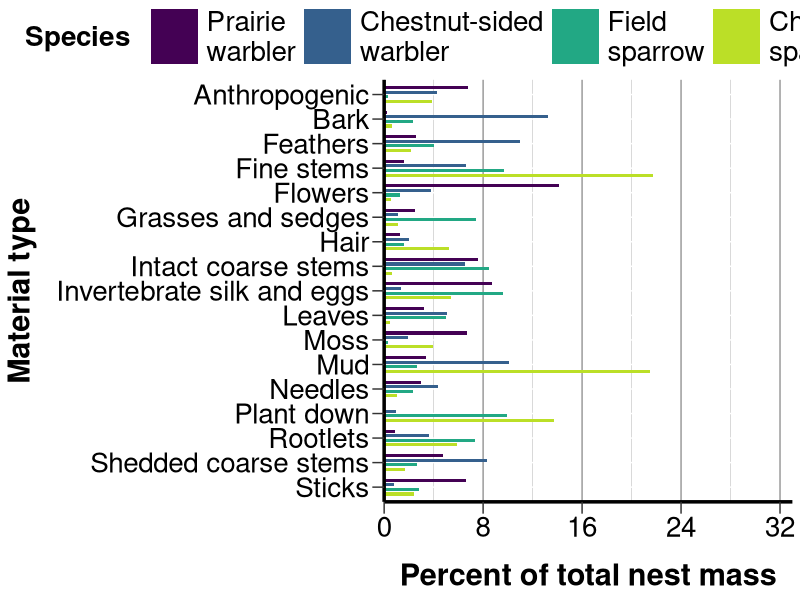
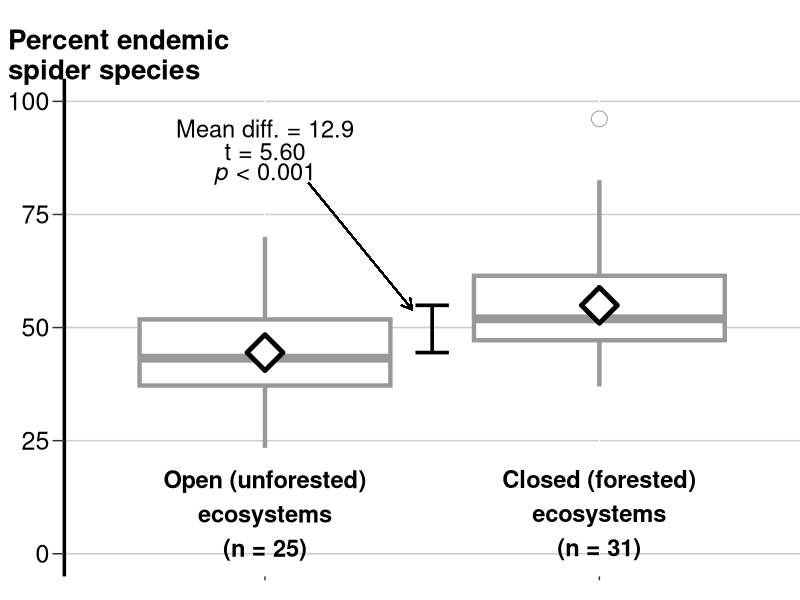
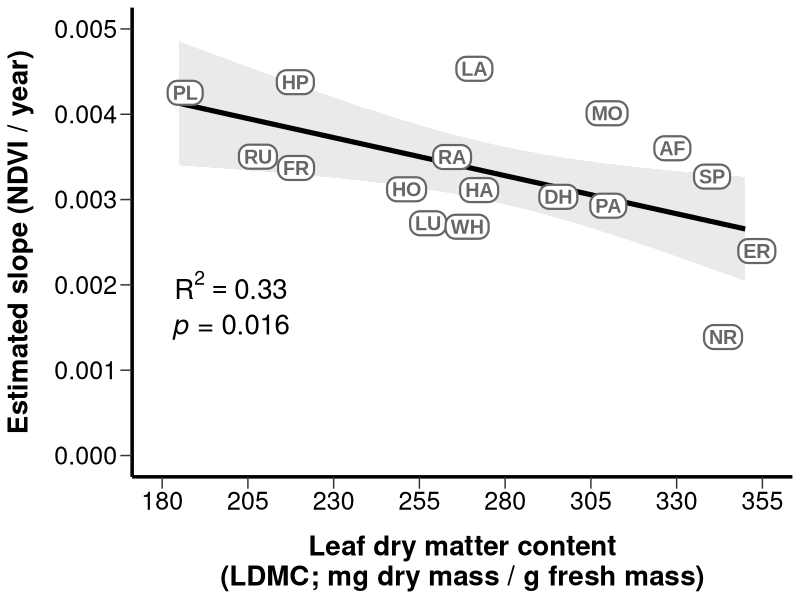
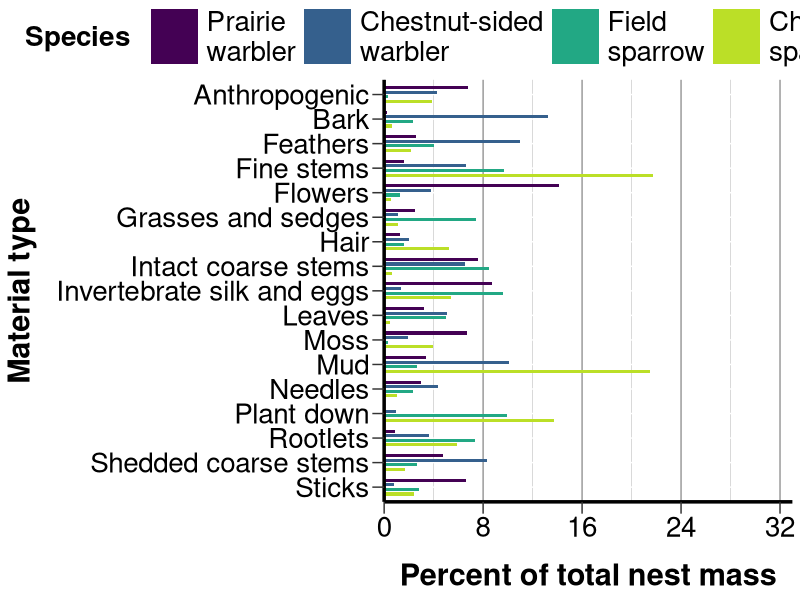
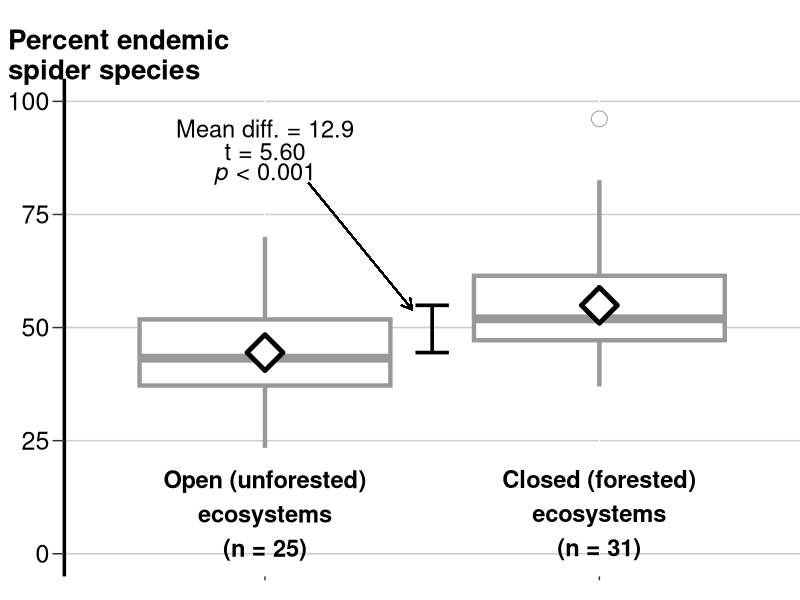
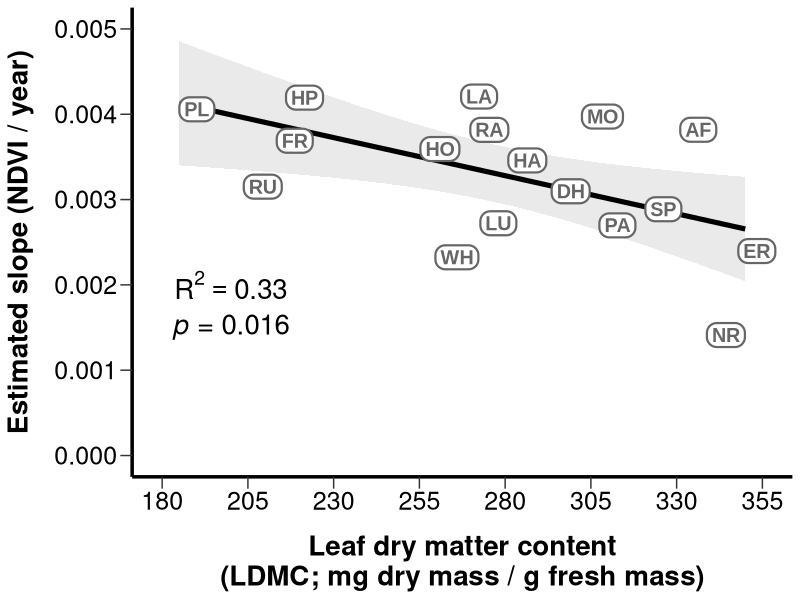

These figures' R source, in order:
library(tidyverse)
library(viridis)
library(svglite)

set.seed(123) #CONTROL RANDOMNESS


# GRAPH 1 (BAR GRAPH) -----------------------------------------------------------------


#CREATE FAKE DATA
graph1.df = data.frame(
  materials = rep( #OUR MATERIAL TYPES
    c(
      "Anthropogenic",
      "Bark",
      "Feathers",
      "Fine stems",
      "Flowers",
      "Grasses and sedges",
      "Hair",
      "Intact coarse stems",
      "Invertebrate silk and eggs",
      "Leaves",
      "Moss",
      "Mud",
      "Needles",
      "Plant down",
      "Rootlets",
      "Shedded coarse stems",
      "Sticks"
    ),
    each = 4
  ),
  species = rep(c("PRAW", "CSWA", "FISP", "CHSP"), times = 17), #OUR SPECIES
  prop.nest.mass = rbeta( #OUR RANDOM PROP. NEST MATERIAL DATA
    n = 4 * 17,
    shape1 = 1,
    shape2 = 20
  )
)

#OUR PLOT
ggplot(graph1.df, #PROVIDE OUR DATA SET GLOBALLY TO ALL ELEMENTS
       aes(y = materials, x = prop.nest.mass, fill = species)) + #MAP OUR X, Y, AND FILL COLOR AESTHETICALLY GLOBALLY TO APPLY TO ALL ELEMENTS. FLIP THE X AND Y AESTHETICS FOR EASE OF READABILITY.
  geom_bar(stat = "identity", #BARS REPRESENT MEAN NEST MASS PROPORTION
           position = position_dodge(width = 0.75), #THIS DODGES ONE SPECIES' BARS AWAY FROM THE NEXT SPECIES' BARS.
           width = 0.5) + #MAKE THE BARS THEMSELVES THINNER SO THERE IS WHITE SPACE BTW. NEIGHBORING BARS.
  scale_y_discrete("Material type", #USE LINE BREAKS (\n) TO BREAK ONTO MULTIPLE LINES 
                   limits = rev(levels(factor(graph1.df$materials)))) + #SORT THE AXIS ITEMS ALPHABETICALLY
  scale_x_continuous(
    "Percent of total nest mass", 
    expand = c(0, 0), #REMOVE THE GAP BETWEEN THE X AXIS LINE AND THE BOTTOMS OF THE BARS.
    limits = c(0, 0.33), #ELIMINATE AXIS TRUNCATION--WE HAVE TO GO OUT A LITTLE FURTHER THAN THE BREAKS TO PREVENT THE LABEL FROM BEING CUT OFF.
    breaks = c(0, 0.08, 0.16, 0.24, 0.32), #PROVIDE EVEN BREAKS THAT MAKE IT TO THE NEW LIMIT.
    labels = c(0, 8, 16, 24, 32)
  ) +
  scale_fill_discrete(
    "Species", #USE A LINE BREAK TO SEPARATE THE LEGEND TITLE FROM THE KEYS
    type = c(viridis(4, end = 0.9)), #SWITCH TO THE VIRIDIS COLORBLIND-FRIENDLY PALETTE, BUT AVOID THE YELLOW COLOR AT THE END THAT LACKS CONTRAST WITH A WHITE BACKGROUND.
    labels = c( #USE ACTUAL SPECIES COMMON NAMES, ELIMINATING THE NEED TO EYE-DART TO THE CAPTION.
      "Prairie\nwarbler",
      "Chestnut-sided\nwarbler",
      "Field\nsparrow",
      "Chipping\nsparrow"
    ),
    limits = rev(levels(factor(graph1.df$species))) #SORT THE LEGEND KEYS TO MATCH THE ORDER IN THE FIGURE.
  ) +
  theme(
    panel.background = element_rect(fill = "white"), #ELIMINATE GRAY BACKGROUND
    axis.line = element_line(color = "black", linewidth = 1.2), #INTENSIFY THE AXES LINES
    axis.title = element_text(size = 22, face = "bold", color = "black"), #MAKE THE AXES TITLES EASIER TO READ
    axis.text = element_text(size = 20, color = "black"), #ENLARGE AXIS LABELS.
    legend.text = element_text(size = 20, color = "black"), #SAME
    axis.ticks.length = unit(0.3, "cm"), #ENLARGE THE TICKS A LITTLE SO IT'S EASIER TO SEE THEM AND TO LINK MATERIAL TYPES BETTER WITH THEIR BARS.
    axis.title.y = element_text(margin = margin(0, 0.5, 0, 0, unit = "cm")), #SPACE THE Y AXIS TITLE AWAY FROM ITS LABELS.
    axis.title.x = element_text(margin = margin(0.5, 0, 0, 0, unit = "cm")),
    legend.title = element_text(margin = margin(0, 0.5, 0, 0, unit = "cm"), size = 20, face = "bold", color = "black"), 
    legend.key.height = unit(0.25, "cm"), #EXPAND THE LEGEND KEYS TO ACCOMMODATE MULTI-LINE LABELS.
    legend.key.width = unit(1.25, "cm"),
    panel.grid.major.x = element_line(color = "gray60"), #ADD VERTICAL GRID LINES AT KEY POINTS BUT ZEBRA-STRIPE THEM AND USE GRAYS TO DE-EMPHASIZE THEM.
    panel.grid.minor.x = element_line(color = "gray80"),
    legend.key.spacing.y = unit(0.3, "cm"), #SPACE THE LEGEND KEYS APART FROM EACH OTHER
    legend.justification = "center", #CENTER ALIGN THE LEGEND
    legend.box = "horizontal", #PLACE IT HORIZONTAL AT THE TOP
    legend.position = "top",
    legend.margin = margin(0, 7, 0, 0, unit = "cm") #BUMP THE LEGEND TO THE LEFT BY INCREASING THE RIGHT MARGIN.
  )

ggsave(filename = "barplot.svg", height = 8.4, width = 9.8, dpi = "print") #SAVE IT PROGRAMMATICALLY AS A VECTOR-GRAPHICS FILE TYPE, THEN INSPECT AND ITERATE FOR PROPER SIZING.

# GRAPH 2 (BOXPLOT) -----------------------------------------------------------------


#CREATE FAKE DATA
graph2.df = data.frame(
  ecosystem = rep(c("Open", "Closed"), each = 60),
  perc.endemic.richness = c(rnorm(60, 46, 11), rnorm(60, 54, 13))
)

#OUR PLOT
ggplot(data = graph2.df, #MAP DATA SET GLOBALLY
       aes(x = ecosystem, y = perc.endemic.richness)) + #MAP X AND Y GLOBALLY
  geom_boxplot( #ADD OUR BOXPLOTS
    outlier.size = 5, #INCREASE OUTLIER SIZE
    linewidth = 1.5, #FATTEN ALL LINES
    outlier.shape = 21, #CHANGE OUTLIER POINTS TO ONES WITH SEPARATE STROKES AND FILLS
    outlier.color = "gray60", #SET BLACK STROKES
    outlier.fill = "transparent", #SET TRANSPARENT FILLS SO OVERLAPPING OUTLIERS ARE MORE NOTICEABLE.
    color = "gray60"
  ) +
  scale_x_discrete("", #SUPPRESS AXIS TITLE
                   limits = rev(levels(factor(graph2.df$ecosystem)))) + #RESORT GROUPS
  scale_y_continuous("Percent endemic\nspider species", #INFORMATIVE TITLE, PARSED ONTO TWO LINES.
                     limits = c(0, 100)) + #SET LIMITS TO MINIMIZE DISTORTION
  annotate("text", #ADD X AXIS LABELS INSIDE THE PLOTTING AREA AS ANNOTATIONS
    label = "Open (unforested)\necosystems\n(n = 25)",
    x = 1, #SPECIFY THEIR LOCATIONS MANUALLY
    y = 8.9,
    size = 6, #ENLARGE AND BOLDEN
    fontface = "bold"
  ) +
  annotate("text", #SAME AS ABOVE
    label = "Closed (forested)\necosystems\n(n = 31)",
    x = 2,
    y = 9,
    size = 6,
    fontface = "bold"
  ) +
  stat_summary(fun = mean, #MANUALLY ADD MEAN VALUES AS POINTS
    geom = "point",
    shape = 23, #USE DIAMONDS TO DISTINGUISH FROM OUTLIERS
    size = 8,
    color = "black", #MAXIMIZE CONTRAST WITH BACKGROUND
    fill = "white",
    stroke = 2.5
  ) +
  annotate("errorbar", #ADD AN "ERROR BAR" STYLE LINE SEGMENT TO HIGHLIGHT MEAN DIFFERENCE
    x = 1.5,
    ymin = mean(graph2.df$perc.endemic.richness[graph2.df$ecosystem == "Open"]),
    ymax = mean(graph2.df$perc.endemic.richness[graph2.df$ecosystem == "Closed"]),
    color = "black", #DE-EMPHASIZE TO REDUCE COGNITIVE LOAD
    linewidth = 1.25,
    width = 0.1 #REDUCE WIDTH OF CROSS-BEAMS
  ) +
  #ADD STATISTICS FOR THE MEAN DIFFERENCE COMPARISON. NEEDS TO BE THREE SEPARATE ANNOTATIONS TO HANDLE LINE BREAKS AND ITALICS OF THE p NICELY. 
  annotate("text", label = "Mean diff. = 12.9", x = 1, y = 94, size = 6, color = "black") +
  annotate("text", label = "t = 5.60", x = 1, y = 89, size = 6, color = "black") +
  annotate("text", label = expression(italic("p") * " < 0.001"), x = 1, y = 84, size = 6, color = "black") +
    geom_segment( #ADD AN ARROW CONNECTING THE ERROR-BAR SEGMENT AND THE STATISTICS
    x = 1.13,
    xend = 1.44,
    y = 82,
    yend = 54,
    arrow = arrow(length = unit(0.3, "cm")),
    color = "black"
  ) +
  theme(
    panel.background = element_rect(fill = "white"), #ELIMINATE GRAY BACKGROUND
    axis.line.y = element_line(color = "black", linewidth = 1.2), #INTENSIFY THE AXIS LINE
    axis.line.x = element_blank(), #ELIMINATE X AXIS LINE AND LABELS
    axis.text.x = element_blank(),
    axis.title.y = element_text(size = 20, 
                                face = "bold", 
                                color = "black"), #MAKE THE Y AXIS TITLE EASIER TO READ BY MAKING IT BIGGER AND BOLD. 
    axis.text.y = element_text(size = 18, color = "black"), #MAKE THE LABELS LARGER.
    axis.ticks.length.y = unit(0.3, "cm"), #ADD Y AXIS TICKS
    panel.grid.major.y = element_line(color = "gray80") #ADD SOME GRID LINES BUT  USE GRAYS TO DE-EMPHASIZE THEM.
  ) +
  theme( #A LITTLE RADICAL--THIS CODE MOVES THE Y AXIS TITLE ABOVE THE Y AXIS LINE AND ARRANGES IT HORIZONTALLY, EXPANDING THE TOP AND LEFT PLOT MARGINS TO MAKE SUFFICIENT ROOM.
  axis.title.y = element_text(angle = 0, #TURN HORIZONTAL.
                              vjust = 1.11, #MOVE WAY UP, ABOVE THE CURRENT AXIS.
                              hjust = 0, #MAKE LEFT-JUSTIFIED.
                              margin = margin(r = -160, unit = "pt")), #FORCE THE AXIS LABEL QUITE A WAYS TO THE RIGHT
  plot.margin = margin(2, 0, 0, 0.2, "cm") #EXPAND THE TOP AND LEFT PLOT MARGINS
  ) 
ggsave(filename = "boxplot.svg", height = 7.0, width = 7.0, dpi = "print") #SAVE IT PROGRAMMATICALLY TO INSPECT FOR PROPER SIZING.


# GRAPH 3 (SCATTERPLOT WITH TREND LINE) -----------------------------------------------------------------

library(ggrepel) #OPTIONAL--TO REPEL THE POINT LABELS APART TO PREVENT OVERPLOTTING.

set.seed(123) #CONTROL RANDOMNESS

#CREATE FAKE DATA
graph3.df = data.frame(
  community = c("Ru", "Pl", "HP", "Fr", "La", "HA", "Hl", "RAF", "Lu", "WH", "DH", "PAF", "Mc", "AFM", "Sp", "Ea", "NR"), #THE COMMUNITY CODES USED IN THE PAPER
  community_labels = c("RU", "PL", "HP", "FR", "LA", "HA", "HO", "RA", "LU", "WH", "DH", "PA", "MO", "AF", "SP", "ER", "NR"), #NEW, SHORTER, ALL CAPS CODES
  LDMC = sort(sample(181:363, 17, replace = T)) + sample(-15:15, 17, replace = T), #SIMILAR DATA WITH SOME RANDOM VARIATION
  Slope = sort(rnorm(17, 0.0035, 0.0005), decreasing = TRUE) + rnorm(17, 0, 0.0006)
)

#OUR PLOT
ggplot(data = graph3.df, #SET DATA GLOBALLY
       aes(x = LDMC, y = Slope)) + #SET THE X AND Y AESTHETICS GLOBALLY
  geom_smooth(method = "lm", #ADD LINEAR MODEL TREND LINE FIRST (SO LABELS PLOT OVER TOP OF IT FOR READABILITY). 
              se = TRUE, #ADD UNCERTAINTY BAND
              color = "black", #MAKE LINE SOLID BLACK
              linewidth = 1.75, #AND THICKER
              fill = "gray80") + #FILL THE UNCERTAINTY BAND LIGHTLY TO DE-EMPHASIZE IT
  geom_label_repel( #THIS IS FROM GGREPEL, BUT geom_label IN GGPLOT2 COULD BE SUBSTITUTED.
    aes(label = community_labels), #MAKE THE LABELS THE REVISED COMMUNITY CODES
            max.time = 5, #SETTING A HIGHER VALUE WILL PRODUCE MORE CONSISTENT RESULTS
            size = 5, #MAKE THE LABELS LARGE
            fontface = "bold", #BOLDED
            family = "Arial", #AND SANS SERIF
            color = "gray40", #COLOR THEM MEDIUM GRAY TO DE-EMPHASIZE THEM BUT KEEP THEM READABLE.
            force_pull = 300, #DO NOT LET THEM REPEL FROM THEIR SPOTS TOO MUCH
            label.r = unit(0.25, "cm"), #ROUND THE LABEL STROKES TO MAKE THEM OVAL-LIKE
            label.size = unit(0.75, "cm"), #WIDEN THE STROKE
            segment.color = "transparent") + #HIDE THE SEGMENTS PRODUCED WHEN POINTS ARE JITTERED FURTHER AWAY (VISUAL NOISE)
  annotate("text", x = 200, y = 0.002, #ADD AN R2 VALUE AS AN ANNOTATION
           label = expression("R^2 == 0.33"), 
           parse = TRUE, #NEEDED TO GET THE SUPERSCRIPT TO REPRESENT CORRECTLY
           size = 7) + #MAKE VERY READABLE SIZE
  annotate("text", x = 200, y = 0.0015,  #SAME AS ABOVE WITH A P VALUE
           label = expression(italic("p") * " = 0.016"), 
           parse = TRUE,
           size = 7) +
  scale_x_continuous("Leaf dry matter content\n(LDMC; mg dry mass / g fresh mass)", #MORE INFORMATIVE TITLE, PARSED ONTO TWO LINES
                     limits = c(180, 355), #EXPAND LIMITS
                     breaks = seq(from = 180, to = 355, by = 25)) + #ENSURE EQUIDISTANT BREAKS THAT ANCHOR THE ENTIRE AXIS AND HAVE ROUND-ISH FEELING STEP LENGTHS
  scale_y_continuous("Estimated slope (NDVI / year)",  #MORE INFORMATIVE TITLE
                     limits = c(0,0.005), #EXPAND AXIS LIMITS
                     breaks = seq(from = 0, to = 0.005, length.out = 6)) + #INCLUDE 0 AND ANCHOR BOTH ENDS OF THE AXIS WITH LABELS
  theme(
    panel.background = element_rect(fill = "white"), #ELIMINATE GRAY BACKGROUND
    axis.line = element_line(color = "black", linewidth = 1.2), #INTENSIFY THE AXIS LINES
    axis.title = element_text(size = 20, 
                                face = "bold", 
                              color = "black"), #MAKE THE AXIS TITLES EASIER TO READ BY MAKING THEM BIGGER AND BOLD. 
    axis.text = element_text(size = 18, color = "black"), #MAKE AXIS LABELS LARGER.
    axis.ticks.length = unit(0.3, "cm"), #MAKE AXIS TICKS AN APPROPRIATE SIZE.
    panel.grid.major = element_blank(), #ELIMINATE ALL GRID LINES
    panel.grid.minor = element_blank(),
    axis.title.y = element_text(margin = margin(r = 0.5, unit = "cm")), #INCREASE ROOM BETWEEN AXIS TITLES AND LABELS
    axis.title.x = element_text(margin = margin(t = 0.5, unit = "cm"))
  )
#SAVE OUR PLOT
ggsave("scatterplot.svg", height = 7.0, width = 9.5, dpi = "print")
